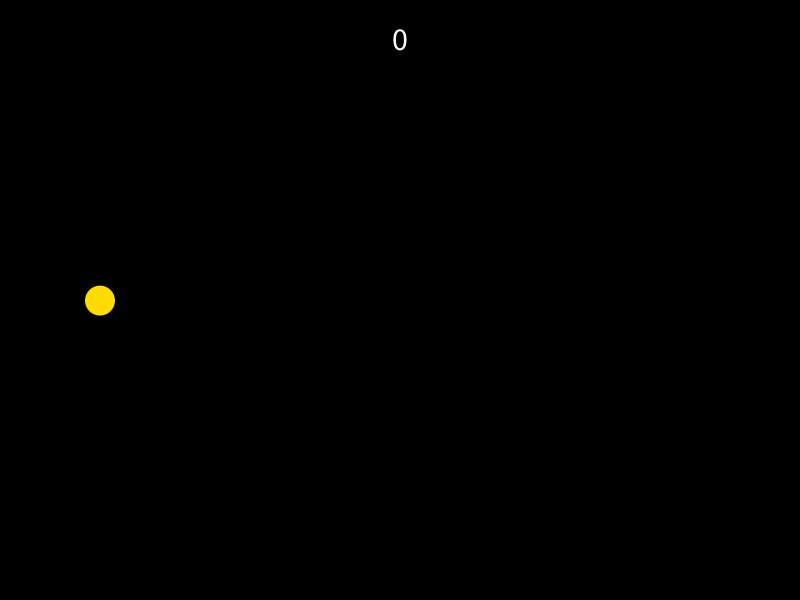
Frame 1 (no input)
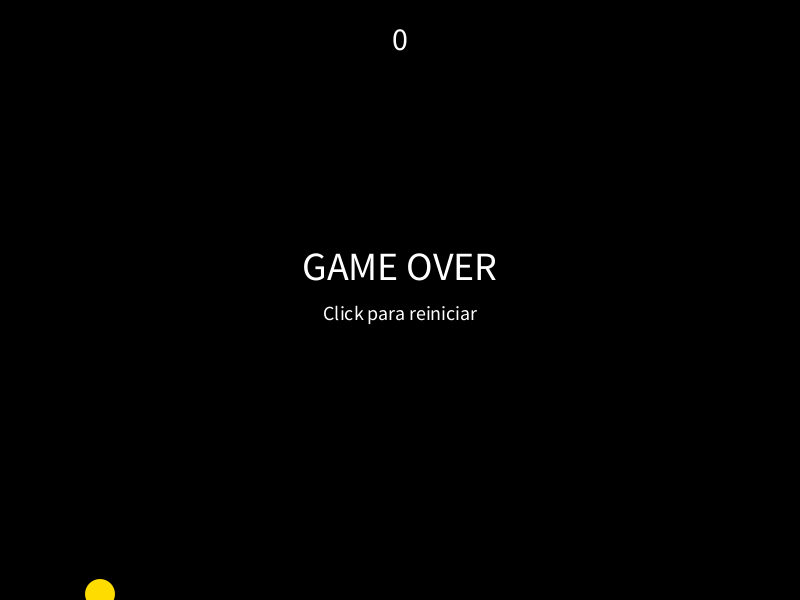
Frame 60 (the mouse pressed at the canvas centre just before this capture)
Frame 120 (the mouse held since frame 60 and released just before this capture): identical to frame 60, image omitted

The Processing sketch that drew these frames (run headless with seeded random() and noise(); from frame 60 on, the mouse is pressed at the canvas centre):

// Processing sketch: FlappyBird
// ── FlappyBird.pde
ArrayList<Cuadrado> tubos;
Pelota bird;
float ultimoPar = 0;
PVector G = new PVector(0, 0.6);

boolean gameOver = false;
int puntaje = 0;

void setup() {
  size(800, 600);
  tubos = new ArrayList<Cuadrado>();
  bird = new Pelota(100, height/2);
}

void draw() {
  background(0);

  if (!gameOver) {
    AgregarTubos();
    bird.addFuerza(G);
    bird.mover();
    BorrarTubos();
    chequearColisiones();
    actualizarPuntaje();
  }

  for (Cuadrado t : tubos) {
    t.mover();
    t.mostrar();
  }

  bird.mostrar();
  mostrarPuntaje();

  if (gameOver) {
    mostrarGameOver();
  }
}

void mousePressed() {
  if (!gameOver) {
    bird.saltar();
  } else {
    reiniciar();
  }
}

void BorrarTubos() {
  for (int i = tubos.size()-1; i >= 0; i--) {
    Cuadrado Aux = tubos.get(i);
    if (Aux.pos.x < -Aux.ancho) {
      tubos.remove(i);
    }
  }
}

void AgregarTubos() {
  float tActual = millis();
  float dt = tActual - ultimoPar;

  if (dt > 2000) {
    float hueco = 180;            
    float centroHueco = random(150, height - 150);
    float anchoTubo = 60;

   
    float altoArriba = centroHueco - hueco/2;
    Cuadrado tuboArriba = new Cuadrado(width, 0, anchoTubo, altoArriba);

    float altoAbajo = height - (centroHueco + hueco/2);
    Cuadrado tuboAbajo = new Cuadrado(width, centroHueco + hueco/2, anchoTubo, altoAbajo);
    tuboAbajo.esDeArriba = false;

    tubos.add(tuboArriba);
    tubos.add(tuboAbajo);

    ultimoPar = tActual;
  }
}

void chequearColisiones() {
 
  if (bird.pos.y + bird.radio > height || bird.pos.y - bird.radio < 0) {
    gameOver = true;
  }

 
  for (Cuadrado t : tubos) {
    float cx = constrain(bird.pos.x, t.pos.x, t.pos.x + t.ancho);
    float cy = constrain(bird.pos.y, t.pos.y, t.pos.y + t.alto);
    float d = dist(bird.pos.x, bird.pos.y, cx, cy);
    if (d < bird.radio) {
      gameOver = true;
    }
  }
}

void actualizarPuntaje() {
  for (Cuadrado t : tubos) {
    if (t.esDeArriba && !t.contado && t.pos.x + t.ancho < bird.pos.x) {
      puntaje++;
      t.contado = true;
    }
  }
}

void mostrarPuntaje() {
  fill(255);
  textSize(32);
  textAlign(CENTER);
  text(puntaje, width/2, 50);
}

void mostrarGameOver() {
  fill(255);
  textSize(40);
  textAlign(CENTER);
  text("GAME OVER", width/2, height/2 - 20);
  textSize(20);
  text("Click para reiniciar", width/2, height/2 + 20);
}

void reiniciar() {
  tubos.clear();
  bird = new Pelota(100, height/2);
  puntaje = 0;
  ultimoPar = millis();
  gameOver = false;
}



class Pelota {
  PVector pos;
  PVector vel;
  PVector acel;
  float radio = 15;

  Pelota(float x, float y) {
    pos = new PVector(x, y);
    vel = new PVector(0, 0);
    acel = new PVector(0, 0);
  }

  void addFuerza(PVector f) {
    acel.add(f);
  }

  void mover() {
    vel.add(acel);
    vel.limit(12);
    pos.add(vel);
    acel.mult(0);
  }

  void saltar() {
    vel.y = -9;
  }

  void mostrar() {
    fill(255, 220, 0);
    noStroke();
    ellipse(pos.x, pos.y, radio*2, radio*2);
  }
}

class Cuadrado {
  PVector pos;
  float ancho, alto;
  float velocidad = 3;
  boolean esDeArriba = true;
  boolean contado = false;

  Cuadrado(float x, float y, float ancho, float alto) {
    pos = new PVector(x, y);
    this.ancho = ancho;
    this.alto = alto;
  }

  void mover() {
    pos.x -= velocidad;
  }

  void mostrar() {
    fill(0, 200, 0);
    noStroke();
    rect(pos.x, pos.y, ancho, alto);
  }
}
